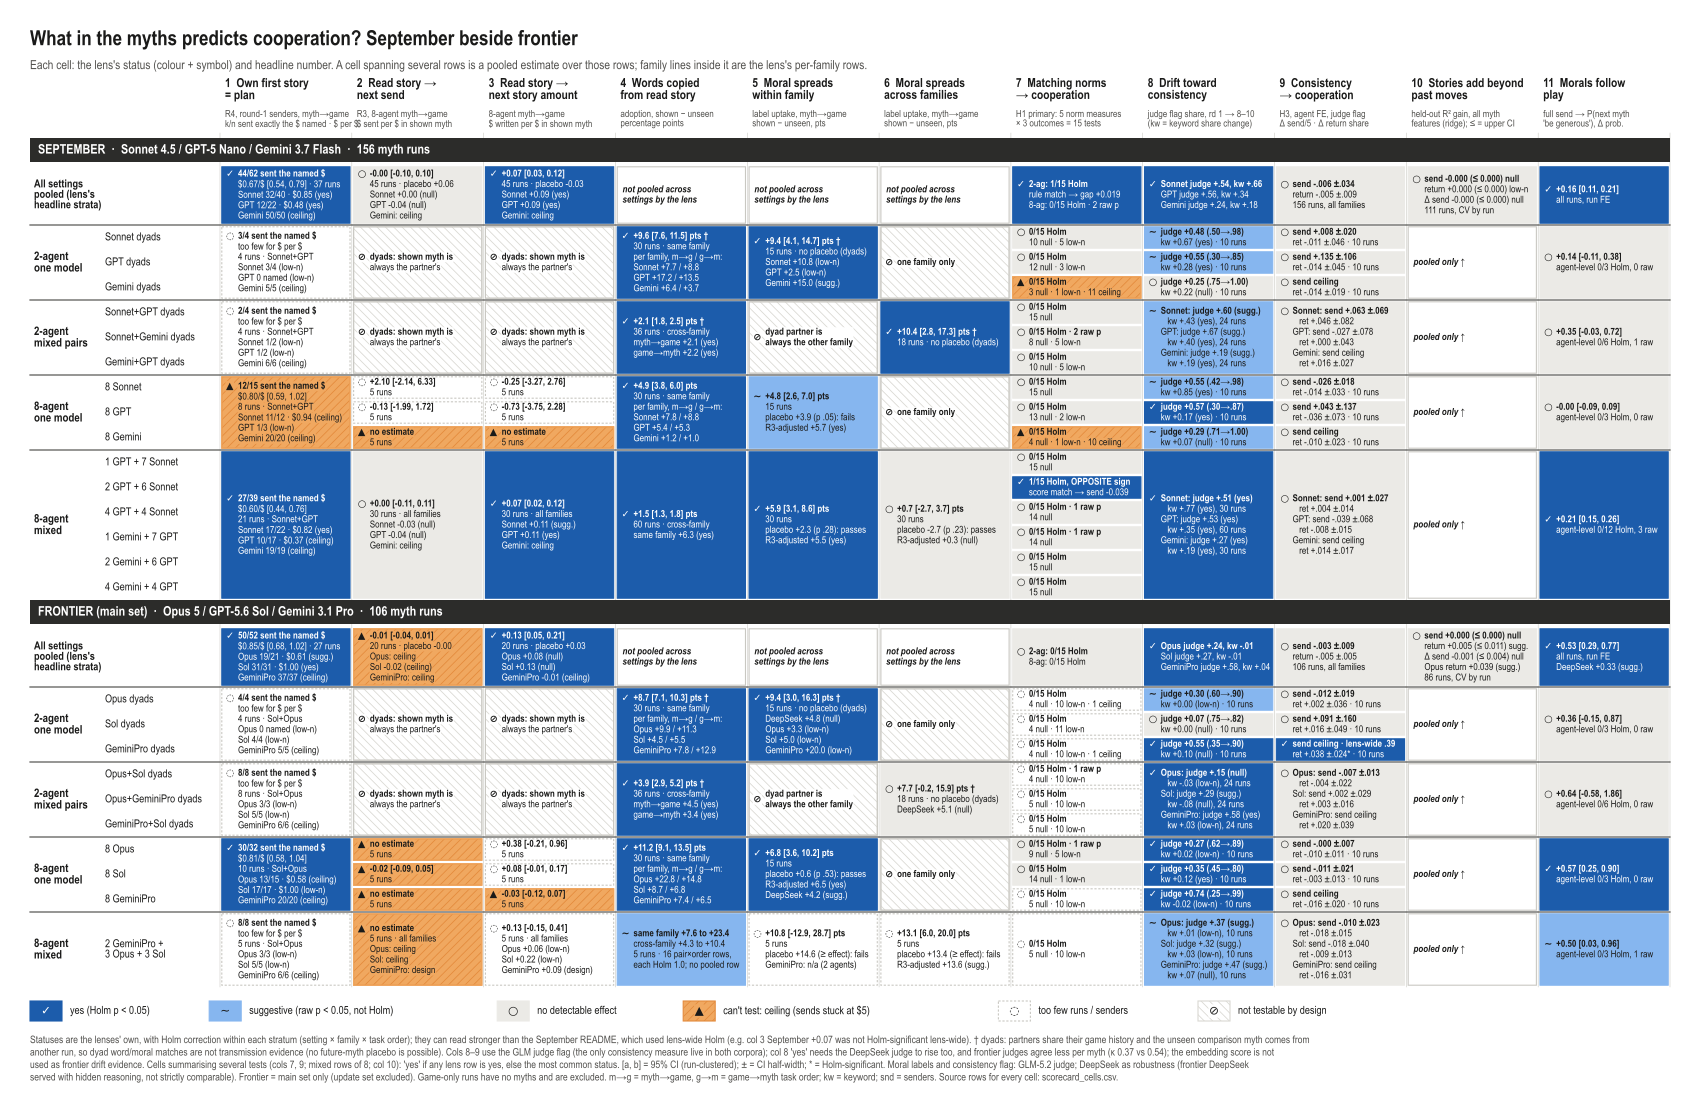

Generate this figure with Python:
#!/usr/bin/env python3
"""One-page scorecard: September beside frontier, every myth finding per simulation x population.

Reads the five lens tables (../{spread,plan,alignment,consistency,search}/scorecard_rows.csv, plus
../plan/r4_exact.csv) and never recomputes a statistic. Each cell takes the lens's own status; cells
that summarise several lens rows follow the rule written in `rule` of scorecard_cells.csv.

Writes scorecard_cells.csv, scorecard.png and scorecard.pdf next to this file.
Source-row ids in the CSV are 0-based data-row positions in the named lens's scorecard_rows.csv.
"""
import re
from pathlib import Path

import matplotlib

matplotlib.use("Agg")
import matplotlib.pyplot as plt  # noqa: E402
import numpy as np  # noqa: E402
import pandas as pd  # noqa: E402
from matplotlib.patches import Rectangle  # noqa: E402

HERE = Path(__file__).resolve().parent
BASE = HERE.parent
L = {k: pd.read_csv(BASE / k / "scorecard_rows.csv") for k in ["spread", "plan", "alignment", "consistency", "search"]}
R4X = pd.read_csv(BASE / "plan" / "r4_exact.csv")

FAM = {"september": ["Sonnet", "GPT", "Gemini"], "frontier": ["Opus", "Sol", "GeminiPro"]}
CEILFAM = {"september": "Gemini", "frontier": "GeminiPro"}
VARY = {"september": "Sonnet+GPT", "frontier": "Sol+Opus"}

# ---------------------------------------------------------------- statuses
YES, SUG, ND = "yes", "suggestive", "no detectable effect"
CEIL, DES, UP = "not estimable: ceiling", "not testable by design", "underpowered"
GLYPH = {YES: "✓", SUG: "~", ND: "○", CEIL: "▲", DES: "⊘", UP: "◌", None: ""}
FILL = {YES: "#1c5cab", SUG: "#86b6ef", ND: "#ebeae6", CEIL: "#f0a860", DES: "#ffffff", UP: "#ffffff", None: "#ffffff"}
HATCH = {CEIL: "////", DES: "\\\\\\\\"}
INK = {YES: "#ffffff"}
LEGEND = [(YES, "yes (Holm p < 0.05)"), (SUG, "suggestive (raw p < 0.05, not Holm)"), (ND, "no detectable effect"),
          (CEIL, "can't test: ceiling (sends stuck at $5)"), (UP, "too few runs / senders"),
          (DES, "not testable by design")]
# tie-break when summarising several lens rows: the less-evidential status wins
TIE = [ND, UP, CEIL, DES, SUG]


def summarise(statuses):
    """'yes' if any lens row is 'yes'; otherwise the most common status (ties -> less evidence)."""
    s = [x for x in statuses if isinstance(x, str)]
    if not s:
        return None
    if YES in s:
        return YES
    counts = pd.Series(s).value_counts()
    top = counts[counts == counts.max()].index.tolist()
    return sorted(top, key=lambda x: TIE.index(x) if x in TIE else 99)[0]


def conservative(a, b):
    order = [DES, CEIL, UP, ND, SUG, YES]
    return a if order.index(a) <= order.index(b) else b


# ---------------------------------------------------------------- lens access
def q(lens, finding=None, regex=None, **kw):
    d = L[lens]
    m = pd.Series(True, index=d.index)
    if finding is not None:
        m &= d.finding.eq(finding)
    if regex is not None:
        m &= d.finding.str.contains(regex, regex=True)
    for k, v in kw.items():
        m &= d[k].eq(v)
    return d[m]


def one(lens, finding=None, regex=None, **kw):
    r = q(lens, finding, regex, **kw)
    assert len(r) == 1, (lens, finding, regex, kw, len(r))
    return r.iloc[0]


def ok(x):
    return x == x and x is not None


def pm(r, dec=2, unit=""):
    """'+0.60 [0.44, 0.76]' from a lens row."""
    if not ok(r.effect):
        return "no estimate"
    s = f"{r.effect:+.{dec}f}{unit}"
    if ok(r.ci_low):
        s += f" [{r.ci_low:.{dec}f}, {r.ci_high:.{dec}f}]"
    return s


def hw(r, dec=3):
    """'+0.003 ±0.019' (CI half-width) from a lens row."""
    if not ok(r.effect):
        return "–"
    s = f"{r.effect:+.{dec}f}".replace("0.", ".")
    if ok(r.ci_low):
        s += f" ±{(r.ci_high - r.ci_low) / 2:.{dec}f}".replace("0.", ".")
    return s


def nr(r):
    return f"{int(r.n_runs)} runs" if ok(r.n_runs) else ""


def short(st):
    return {YES: "yes", SUG: "sugg.", ND: "null", CEIL: "ceiling", DES: "design", UP: "low-n"}.get(st, st)


class Cell:
    def __init__(self, status, lines, src, measure, rule="lens status as assigned", flags="", main=None):
        self.status, self.lines, self.src, self.measure, self.rule, self.flags = status, lines, src, measure, rule, flags
        self.main = main  # the lens row that carries effect / CI / n_runs into the CSV


def src(lens, rows):
    rows = rows if isinstance(rows, pd.DataFrame) else pd.DataFrame([rows])
    return [(lens, int(i)) for i in rows.index]


def blank(text, why):
    return Cell(None, [text], [], "", why)


def design(text, why):
    return Cell(DES, [text], [], "", why, flags="status assigned from the design; no lens row")


# ---------------------------------------------------------------- rows
GROUPS = [
    ("september", "S2H", "2-agent\none model", "2-agent homogeneous", ["Sonnet dyads", "GPT dyads", "Gemini dyads"]),
    ("september", "S2M", "2-agent\nmixed pairs", "2-agent mixed", ["Sonnet+GPT dyads", "Sonnet+Gemini dyads", "Gemini+GPT dyads"]),
    ("september", "S8H", "8-agent\none model", "8-agent homogeneous", ["8 Sonnet", "8 GPT", "8 Gemini"]),
    ("september", "S8M", "8-agent\nmixed", "8-agent mixed", ["1 GPT + 7 Sonnet", "2 GPT + 6 Sonnet", "4 GPT + 4 Sonnet",
                                                            "1 Gemini + 7 GPT", "2 Gemini + 6 GPT", "4 Gemini + 4 GPT"]),
    ("frontier", "F2H", "2-agent\none model", "2-agent homogeneous", ["Opus dyads", "Sol dyads", "GeminiPro dyads"]),
    ("frontier", "F2M", "2-agent\nmixed pairs", "2-agent mixed", ["Opus+Sol dyads", "Opus+GeminiPro dyads", "GeminiPro+Sol dyads"]),
    ("frontier", "F8H", "8-agent\none model", "8-agent homogeneous", ["8 Opus", "8 Sol", "8 GeminiPro"]),
    ("frontier", "F8M", "8-agent\nmixed", "8-agent mixed", ["2 GeminiPro + 3 Opus + 3 Sol"]),
]
ROWLABEL = {"2 GeminiPro + 3 Opus + 3 Sol": "2 GeminiPro +\n3 Opus + 3 Sol"}
TALL = {"2 GeminiPro + 3 Opus + 3 Sol": 3.0}  # row height in units of a normal row

COLS = [
    ("Own first story\n= plan", "R4, round-1 senders, myth→game\nk/n sent exactly the $ named · $ per $"),
    ("Read story →\nnext send", "R3, 8-agent myth→game\n$ sent per $ in shown myth"),
    ("Read story →\nnext story amount", "8-agent myth→game\n$ written per $ in shown myth"),
    ("Words copied\nfrom read story", "adoption, shown − unseen\npercentage points"),
    ("Moral spreads\nwithin family", "label uptake, myth→game\nshown − unseen, pts"),
    ("Moral spreads\nacross families", "label uptake, myth→game\nshown − unseen, pts"),
    ("Matching norms\n→ cooperation", "H1 primary: 5 norm measures\n× 3 outcomes = 15 tests"),
    ("Drift toward\nconsistency", "judge flag share, rd 1 → 8–10\n(kw = keyword share change)"),
    ("Consistency\n→ cooperation", "H3, agent FE, judge flag\nΔ send/5 · Δ return share"),
    ("Stories add beyond\npast moves", "held-out R² gain, all myth\nfeatures (ridge); ≤ = upper CI"),
    ("Morals follow\nplay", "full send → P(next myth\n'be generous'), Δ prob."),
]


# ---------------------------------------------------------------- column builders
R4RAW = pd.read_csv(BASE / "plan" / "r4.csv")
R4RAW = R4RAW[R4RAW.measure == "named amount only ($/$)"]


def r4raw(ds, size, fam, population=None):
    m = (R4RAW.dataset == ds) & (R4RAW.setting == size) & (R4RAW.family == fam)
    if population:
        m &= R4RAW.population == population
    x = R4RAW[m]
    assert len(x) == 1, (ds, size, fam, population, len(x))
    return x.iloc[0]


def exact_txt(x):
    """'12/15 exact' from a plan r4.csv row (exact_match share × senders naming an amount)."""
    if not x.n:
        return "0 named"
    return f"{int(round(x.exact_match * x.n))}/{int(x.n)}"


def dpd(x):
    return f"${x.coef:.2f}/$ [{x.ci_low:.2f}, {x.ci_high:.2f}]" if ok(x.coef) else "too few for $ per $"


def c1_group(ds, g, setting):
    # Lead decision 2026-09-30: lead with raw-unit exact-match counts and $ per $ (plan r4.csv), which hold
    # under any significance rule; status stays the plan lens's.
    size = setting.split("-")[0] + "-agent"
    r = one("plan", "R4 own round-1 myth → round-1 send, named amount only ($/$)", dataset=ds, setting=size,
            population=setting, family=VARY[ds])
    x = r4raw(ds, size, VARY[ds], setting)
    lines = [f"{exact_txt(x)} sent the named $", dpd(x),
             f"{int(x.n_runs) if ok(x.n_runs) else 0} runs · {VARY[ds]}"]
    for f in FAM[ds]:
        xf = r4raw(ds, size, f, setting)
        rf = one("plan", r.finding, dataset=ds, setting=size, population=setting, family=f)
        e = f" · ${xf.coef:.2f}" if ok(xf.coef) else ""
        lines.append(f"{f} {exact_txt(xf)}{e} ({short(rf.status)})")
    return Cell(r.status, lines, src("plan", r), f"named-amount senders, pooled over {VARY[ds]} (plan r4.csv)",
                "lens pooled stratum (setting); families listed", main=r)


def c1_pooled(ds):
    fin = "R4 own round-1 myth → round-1 send, named amount only ($/$)"
    r = one("plan", fin, dataset=ds, setting="2+8-agent", family=VARY[ds])
    x = r4raw(ds, "2+8-agent", VARY[ds])
    lines = [f"{exact_txt(x)} sent the named $", f"{dpd(x)} · {int(x.n_runs)} runs"]
    rows = [r]
    flags = ""
    for f in FAM[ds]:
        rf = one("plan", fin, dataset=ds, setting="2+8-agent", family=f)
        xf = r4raw(ds, "2+8-agent", f)
        st = rf.status
        srch = one("search", "$ sent per $ stated in own round-1 myth", dataset=ds, family=f)
        if srch.status != rf.status:
            # search lens's 'yes' rule was set after seeing results; lead ruled Holm on the wild-cluster p,
            # which makes the frontier Opus search row 'suggestive' -> agrees with plan
            flags = (f"{f}: plan '{rf.status}', search '{srch.status}' under its own rule; lead ruled the stricter "
                     f"rule (Holm on wild-cluster p) -> suggestive, agreeing with plan; '{conservative(rf.status, srch.status)}' shown")
            st = conservative(rf.status, srch.status)
            rows.append(srch)
        e = f" · ${xf.coef:.2f}" if ok(xf.coef) else ""
        lines.append(f"{f} {exact_txt(xf)}{e} ({short(st)})")
        rows.append(rf)
    return Cell(r.status, lines, sum([src("search" if "stated in own" in x.finding else "plan", x) for x in rows], []),
                f"named-amount senders, 2+8-agent pooled over {VARY[ds]} (plan r4.csv)",
                "lens pooled stratum (all settings)", flags, main=r)


def h2(ds, g, setting, pops, which):
    fin = f"H2 shown myth stated amount → reader's next {which} ($/$)"
    if setting.startswith("2-agent"):
        rows = q("plan", fin, dataset=ds, setting="2-agent")
        assert set(rows.status) == {DES}, rows.status
        return Cell(DES, ["dyads: shown myth is", "always the partner's"], src("plan", rows), f"reader's next {which}",
                    "lens rows (per family) all 'not testable by design'"), rows
    if setting == "8-agent mixed":
        pop = "8-agent mixed" if ds == "september" else "2 GeminiPro + 3 Opus + 3 Sol"
        r = one("plan", fin, dataset=ds, setting="8-agent", population=pop, family="all")
        lines = [pm(r) if ok(r.effect) else "no estimate", f"{nr(r)} · all families"]
        for f in FAM[ds]:
            rf = one("plan", fin, dataset=ds, setting="8-agent", population=pop, family=f)
            lines.append(f"{f} {rf.effect:+.2f} ({short(rf.status)})" if ok(rf.effect) else f"{f}: {short(rf.status)}")
        return Cell(r.status, lines, src("plan", r), f"reader's next {which}, all families",
                    "lens pooled stratum (all mixed populations)", main=r), None
    return None, None


SEARCH_R3 = "shown myth rule_send_amount (per SD, minus unseen placebo) -> round-r send"


def cross_r3(cell, ds, setting, **kw):
    """Compare the plan lens's H2 send status with the search lens's R3 stated-amount row for the same stratum."""
    x = q("search", SEARCH_R3, dataset=ds, setting=setting, **kw)
    if len(x) != 1:
        return cell
    x = x.iloc[0]
    cell.src += src("search", x)
    if x.status != cell.status:
        new = conservative(cell.status, x.status)
        cell.flags = (cell.flags + "; " if cell.flags else "") + (
            f"plan H2 '{cell.status}' vs search R3 rule_send_amount '{x.status}' ({x.effect:+.3f} per SD); "
            f"conservative '{new}' shown")
        cell.status = new
    return cell


def h2_row(ds, pop, which):
    fin = f"H2 shown myth stated amount → reader's next {which} ($/$)"
    r = one("plan", fin, dataset=ds, setting="8-agent", population=pop)
    cell = Cell(r.status, [pm(r) if ok(r.effect) else "no estimate", nr(r)], src("plan", r), f"reader's next {which}", main=r)
    if which == "send":
        cell = cross_r3(cell, ds, "8-agent homogeneous; 8-agent myth_game rounds>=2 (R3)", population=pop)
    return cell


def h2_pooled(ds, which):
    fin = f"H2 shown myth stated amount → reader's next {which} ($/$)"
    r = one("plan", fin, dataset=ds, setting="8-agent", population="8-agent myth→game (homog + mixed)", family="all")
    pl = one("plan", fin + " [unseen placebo]", dataset=ds, setting="8-agent",
             population="8-agent myth→game (homog + mixed)", family="all")
    lines = [pm(r) if ok(r.effect) else "no estimate", f"{nr(r)} · placebo {pl.effect:+.2f}" if ok(pl.effect)
             else nr(r)]
    for f in FAM[ds]:
        rf = one("plan", fin, dataset=ds, setting="8-agent", population="8-agent myth→game (homog + mixed)", family=f)
        lines.append(f"{f} {rf.effect:+.2f} ({short(rf.status)})" if ok(rf.effect) else f"{f}: {short(rf.status)}")
    cell = Cell(r.status, lines, src("plan", r) + src("plan", pl), f"reader's next {which}, 8-agent homog+mixed",
                "lens pooled stratum (8-agent myth→game)", main=r)
    if which == "send":
        cell = cross_r3(cell, ds, "all; 8-agent myth_game rounds>=2 (R3)", family="pooled")
    return cell


def fam_pair(ds, setting, pop, fin_tmpl, a, b):
    out = []
    for o in ["myth→game", "game→myth"]:
        r = q("spread", fin_tmpl.format(a=a, b=b, o=o), dataset=ds, setting=setting, population=pop)
        out.append(r.iloc[0] if len(r) else None)
    return out


def c4_group(ds, g, setting, pops):
    sc = "same family" if "homogeneous" in setting else "other family"
    pop_all = f"all {setting} runs"
    r = q("spread", f"word adoption shown − unseen, {sc} [both orders]", dataset=ds, setting=setting, population=pop_all)
    if len(r):
        r = r.iloc[0]
        lines = [f"{pm(r, 1)} pts", f"{nr(r)} · {'cross-family' if sc == 'other family' else 'same family'}"]
        if "homogeneous" in setting:
            lines.append("per family, m→g / g→m:")
        srcs = src("spread", r)
        if "homogeneous" in setting:
            for p in pops:
                f = p.split()[-1] if p.startswith("8 ") else p.split()[0]
                mg, gm = fam_pair(ds, setting, p, "word adoption shown − unseen, {a} shown {b} [{o}]", f, f)
                lines.append(f"{f} {mg.effect:+.1f} / {gm.effect:+.1f}")
                srcs += src("spread", mg) + src("spread", gm)
        elif setting == "8-agent mixed":
            s = one("spread", "word adoption shown − unseen, same family [both orders]", dataset=ds, setting=setting,
                    population=pop_all)
            lines.append(f"same family {s.effect:+.1f} ({short(s.status)})")
            srcs += src("spread", s)
        else:
            for o in ["myth→game", "game→myth"]:
                ro = one("spread", f"word adoption shown − unseen, other family [{o}]", dataset=ds, setting=setting,
                         population=pop_all)
                lines.append(f"{o} {ro.effect:+.1f} ({short(ro.status)})")
                srcs += src("spread", ro)
        if setting.startswith("2-agent"):
            lines[0] += " †"
        return Cell(r.status, lines, srcs, f"word adoption, {sc}, both orders", "lens pooled stratum (setting)",
                    "dyads: shared game history, unseen comparison from another run (not transmission evidence)"
                    if setting.startswith("2-agent") else "", main=r)
    # frontier 8-agent mixed: the lens gives only per reader->author pair rows
    rows = q("spread", regex=r"^word adoption shown − unseen, \w+ shown \w+ \[", dataset=ds, setting=setting)
    pair = rows.finding.str.extract(r", (\w+) shown (\w+) \[")
    same = rows[pair[0] == pair[1]]
    cross = rows.drop(same.index)
    lines = [f"same family {same.effect.min():+.1f} to {same.effect.max():+.1f}",
             f"cross-family {cross.effect.min():+.1f} to {cross.effect.max():+.1f}",
             f"{int(rows.n_runs.max())} runs · {len(rows)} pair×order rows,", "each Holm 1.0; no pooled row"]
    return Cell(summarise(rows.status), lines, src("spread", rows), "word adoption, per reader/author pair",
                "summary of per-pair rows: yes if any yes, else most common status", main=None), None


def c5_group(ds, g, setting, pops):
    pop_all = f"all {setting} runs"
    if setting == "2-agent mixed":
        return design("dyad partner is\nalways the other family", "no same-family reading in mixed dyads")
    if ds == "frontier" and setting == "8-agent mixed":
        return None
    r = one("spread", "moral label uptake shown − unseen, same family [myth→game]", dataset=ds, setting=setting,
            population=pop_all)
    lines = [f"{pm(r, 1)} pts" + (" †" if setting.startswith("2-agent") else ""),
             nr(r) + (" · no placebo (dyads)" if setting.startswith("2-agent") else "")]
    srcs = src("spread", r)
    flags = "dyads: shared game history, no future-myth placebo" if setting.startswith("2-agent") else ""
    pl = q("spread", "PLACEBO future myth − unseen, same family [myth→game]", dataset=ds, setting=setting,
           population=pop_all)
    if len(pl):
        pl = pl.iloc[0]
        fail = pl.p < 0.05 or pl.effect >= r.effect
        lines.append(placebo_text(pl, r))
        srcs += src("spread", pl)
        if fail:
            flags = "future-myth placebo p < 0.05 or >= the effect"
            if r.status == YES:
                # lead decision 2026-09-30: a failed future-myth placebo caps a spread 'yes' at 'suggestive'
                lens_status = r.status
                r = r.copy()
                r["status"] = SUG
                flags += f"; lens status '{lens_status}' downgraded to 'suggestive' (lead decision)"
    r3 = q("spread", "moral label uptake, R3-adjusted (author ≠ current partner, t−1 pair game controlled), same family [myth→game]",
           dataset=ds, setting=setting, population=pop_all)
    if len(r3):
        lines.append(f"R3-adjusted {r3.iloc[0].effect:+.1f} ({short(r3.iloc[0].status)})")
        srcs += src("spread", r3)
    rb = q("spread", "ROBUSTNESS (DeepSeek labels) moral label uptake shown − unseen, same family [myth→game]",
           dataset=ds, setting=setting, population=pop_all)
    if len(rb):
        lines.append(f"DeepSeek {rb.iloc[0].effect:+.1f} ({short(rb.iloc[0].status)})")
        srcs += src("spread", rb)
    if "homogeneous" in setting and setting.startswith("2"):
        for p in pops:
            f = p.split()[0]
            rf = one("spread", f"moral label uptake shown − unseen, {f} shown {f} [myth→game]", dataset=ds,
                     setting=setting, population=p)
            lines.append(f"{f} {rf.effect:+.1f} ({short(rf.status)})")
            srcs += src("spread", rf)
    return Cell(r.status, lines, srcs, "moral label uptake, same family, myth→game, shown − unseen",
                "lens pooled stratum (setting)", flags, main=r)


def placebo_text(pl, r):
    fail = pl.p < 0.05 or pl.effect >= r.effect
    why = "≥ effect" if pl.effect >= r.effect else f"p {pl.p:.2f}".replace("0.", ".")
    return f"placebo {pl.effect:+.1f} ({why}): {'fails' if fail else 'passes'}"


def c5_frontier_mix():
    fin = "moral label uptake shown − unseen, same family [myth→game]"
    r = one("spread", fin, dataset="frontier", setting="8-agent mixed", population="2 GeminiPro + 3 Opus + 3 Sol")
    pl = one("spread", "PLACEBO future myth − unseen, same family [myth→game]", dataset="frontier",
             setting="8-agent mixed", population="2 GeminiPro + 3 Opus + 3 Sol")
    lines = [f"{pm(r, 1)} pts", nr(r), placebo_text(pl, r), "GeminiPro: n/a (2 agents)"]
    return Cell(r.status, lines, src("spread", r) + src("spread", pl), "moral label uptake, same family, myth→game",
                flags="future-myth placebo >= effect" if pl.effect >= r.effect else "", main=r)


def c6_group(ds, g, setting):
    if "homogeneous" in setting:
        return design("one family only", "homogeneous rows have no other family")
    pop = f"all {setting} runs" if not (ds == "frontier" and setting == "8-agent mixed") else "2 GeminiPro + 3 Opus + 3 Sol"
    r = one("spread", "moral label uptake shown − unseen, other family [myth→game]", dataset=ds, setting=setting,
            population=pop)
    dy = setting.startswith("2-agent")
    lines = [f"{pm(r, 1)} pts" + (" †" if dy else ""), nr(r) + (" · no placebo (dyads)" if dy else "")]
    srcs = src("spread", r)
    for fin, lab in [("PLACEBO future myth − unseen, other family [myth→game]", "placebo"),
                     ("moral label uptake, R3-adjusted (author ≠ current partner, t−1 pair game controlled), other family [myth→game]", "R3-adjusted"),
                     ("ROBUSTNESS (DeepSeek labels) moral label uptake shown − unseen, other family [myth→game]", "DeepSeek")]:
        x = q("spread", fin, dataset=ds, setting=setting, population=pop)
        if len(x):
            x = x.iloc[0]
            lines.append(placebo_text(x, r) if lab == "placebo" else f"{lab} {x.effect:+.1f} ({short(x.status)})")
            srcs += src("spread", x)
    rule = "lens pooled stratum (setting)" if pop.startswith("all") else "lens population row"
    return Cell(r.status, lines, srcs, "moral label uptake, other family, myth→game, shown − unseen", rule,
                "dyads: shared game history, no future-myth placebo" if dy else "", main=r)


def c7_rows(ds, setting, pop):
    rows = q("alignment", regex=r"^H1 primary", dataset=ds, setting=setting, population=pop)
    assert len(rows) == 15, (ds, setting, pop, len(rows))
    return rows


MEAS = {"same_label": "label", "moral_cos": "moral cos", "rule_index": "rule",
        "give_align": "score", "myth_cos": "myth cos"}
OUTC = {"send fraction": "send", "return proportion": "return", "giving gap": "gap"}


def c7_cell(rows, label=""):
    st = summarise(rows.status)
    n = rows.status.value_counts()
    nyes, nsug = int(n.get(YES, 0)), int(n.get(SUG, 0))
    flags = ""
    if nyes:
        y = rows[rows.status == YES].iloc[0]
        meas = MEAS[y.finding.split(": ")[1].split(" alignment")[0]]
        out = OUTC[y.finding.split("-> ")[1].split(" (")[0]]
        opp = y.effect < 0
        lines = [f"{nyes}/15 Holm{', OPPOSITE sign' if opp else ''}", f"{meas} match → {out} {y.effect:+.3f}"]
        if opp:
            flags = "the only Holm 'yes' has the opposite sign to H1 (misaligned pairs cooperate more)"
    else:
        lines = [f"0/15 Holm · {nsug} raw p" if nsug else "0/15 Holm"]
        rest = [f"{int(n.get(s, 0))} {short(s)}" for s in [ND, UP, CEIL] if n.get(s, 0)]
        lines.append(" · ".join(rest))
    return Cell(st, [label + lines[0]] + lines[1:], src("alignment", rows), "15 H1 primary tests",
                "summary: yes if any lens row yes, else most common status (ties -> less evidence)", flags,
                main=rows[rows.status == YES].iloc[0] if nyes else None)


def cons_pop(ds, setting, fam):
    if "homogeneous" in setting:
        return f"{fam} dyads" if setting.startswith("2") else f"8 {fam}"
    if setting == "2-agent mixed":
        return f"mixed dyads, {fam} members"
    return "2 GeminiPro + 3 Opus + 3 Sol" if ds == "frontier" else f"8-agent mixed populations, {fam} members"


DRIFT_J = "drift: GLM judge flag round 1 -> rounds 8-10 (task orders pooled)"
DRIFT_K = "drift: keyword round 1 -> rounds 8-10 (task orders pooled)"


def c8_fam(ds, setting, fam, pop=None, lead=True):
    pop = pop or cons_pop(ds, setting, fam)
    j = one("consistency", DRIFT_J, dataset=ds, setting=setting, population=pop, family=fam)
    k = one("consistency", DRIFT_K, dataset=ds, setting=setting, population=pop, family=fam)
    m = re.search(r"round 1 ([\d.]+) .*?-> rounds 8-10 ([\d.]+)", j.note)
    frm = f"{float(m.group(1)):.2f}→{float(m.group(2)):.2f}".replace("0.", ".") if m else ""
    if lead:
        lines = [f"judge {j.effect:+.2f} ({frm})", f"kw {k.effect:+.2f} ({short(k.status)}) · {nr(j)}"]
    else:
        lines = [f"{fam}: judge {j.effect:+.2f} ({short(j.status)})".replace("0.", "."),
                 f"   kw {k.effect:+.2f} ({short(k.status)}), {nr(j)}".replace("0.", ".")]
    return j, k, lines


def c8_cell(ds, setting, fams, pop=None):
    if len(fams) == 1:
        j, k, lines = c8_fam(ds, setting, fams[0], pop)
        return Cell(j.status, lines, src("consistency", j) + src("consistency", k), "GLM judge flag (keyword in text)",
                    "lens status of the judge-flag row ('yes' needs both judges)", main=j)
    js, lines, srcs = [], [], []
    for f in fams:
        j, k, ln = c8_fam(ds, setting, f, pop, lead=False)
        js.append(j)
        lines += ln
        srcs += src("consistency", j) + src("consistency", k)
    return Cell(summarise([j.status for j in js]), lines, srcs, "GLM judge flag per family (keyword in text)",
                "summary over families: yes if any yes, else most common", main=None)


R2S = "R2 own consistency -> send level (agent FE, lagged coop): GLM judge flag"
R2R = "R2 own consistency -> return proportion (agent FE, lagged coop): GLM judge flag"


def c9_fam(ds, setting, fam, pop=None, lead=True):
    pop = pop or cons_pop(ds, setting, fam)
    s = one("consistency", R2S, dataset=ds, setting=setting, population=pop, family=fam)
    r = one("consistency", R2R, dataset=ds, setting=setting, population=pop, family=fam)

    def part(x):
        return "ceiling" if x.status == CEIL and not ok(x.effect) else hw(x) + ("*" if x.status == YES else "")
    lw = f" · lens-wide {r.holm_p_lens:.2f}".replace("0.", ".") if r.status == YES else ""
    ln = [f"send {part(s)}{lw}", f"ret {part(r)} · {nr(r)}"]
    if not lead:
        ln = [f"{fam}: send {part(s)}", f"   ret {part(r)}"]
    flags = []
    for x in (s, r):
        if x.status == YES:
            flags.append(f"{x.finding.split('-> ')[1].split(' (')[0]} {fam} yes (holm_p {x.holm_p:.3f}; "
                         f"lens-wide Holm {x.holm_p_lens:.3f})")
        if x.status == CEIL and ok(x.effect):
            flags.append(f"{fam} {x.finding.split('-> ')[1].split(' (')[0]}: effect shown but lens status ceiling")
    return [s, r], ln, flags


def c9_cell(ds, setting, fams, pop=None):
    rows, lines, flags = [], [], []
    for f in fams:
        rr, ln, fl = c9_fam(ds, setting, f, pop, lead=len(fams) == 1)
        rows += rr
        lines += ln
        flags += fl
    return Cell(summarise([r.status for r in rows]), lines, sum([src("consistency", r) for r in rows], []),
                "GLM judge flag → send level and return share (agent FE)",
                "summary over send + return (and families): yes if any yes, else most common (ties -> less evidence)",
                "; ".join(flags), main=None)


REV = "reverse (September pooled spec): send/5 → next myth 'be generous' [both orders]"
REVW = r"^reverse: \+0\.1 send/5 in a game → P\(next myth 'be generous'\) \[both orders\]$"


def c11_group(ds, setting):
    r = one("spread", REV, dataset=ds, setting=setting)
    w = q("spread", regex=REVW, dataset=ds, setting=setting)
    w = w[w.population != "all mixed dyads"]
    n = w.status.value_counts()
    lines = [f"{pm(r)}", f"agent-level {int(n.get(YES, 0))}/{len(w)} Holm, {int(n.get(SUG, 0))} raw"]
    return Cell(r.status, lines, src("spread", r) + src("spread", w), "September pooled spec (run FE), send/5",
                "lens pooled stratum (setting); within-agent family rows counted in text", main=r)


def c11_pooled(ds):
    r = one("spread", REV, dataset=ds, setting="all settings")
    lines = [pm(r), "all runs, run FE"]
    srcs = src("spread", r)
    rb = q("spread", "ROBUSTNESS (DeepSeek labels) reverse pooled: send/5 → next myth 'be generous' [both orders]",
           dataset=ds)
    if len(rb):
        lines.append(f"DeepSeek {rb.iloc[0].effect:+.2f} ({short(rb.iloc[0].status)})")
        srcs += src("spread", rb)
    return Cell(r.status, lines, srcs, "September pooled spec (run FE), send/5", "lens pooled stratum (all settings)",
                main=r)


def c10_pooled(ds):
    rows, lines = [], []
    for out, lab in [("round-r send", "send"), ("return share", "return"), ("change in send", "Δ send")]:
        r = one("search", f"all myth features add held-out R2 for {out} (raw, ridge)", dataset=ds,
                setting="all settings pooled, discovery split", family="pooled")
        rows.append(r)
        lines.append(f"{lab} {r.effect:+.3f} (≤ {r.ci_high:.3f}) {short(r.status)}")
    st = summarise([r.status for r in rows])
    fam = q("search", "all myth features add held-out R2 for return share (raw, ridge)", dataset=ds,
            setting="all settings pooled, discovery split")
    sug = fam[(fam.status == SUG) & (fam.family != "pooled")]
    for _, s in sug.iterrows():
        lines.append(f"{s.family} return {s.effect:+.3f} ({short(s.status)})")
    lines.append(f"{int(rows[0].n_runs)} runs, CV by run")
    return Cell(st, lines, src("search", pd.DataFrame(rows)) + src("search", sug), "raw ridge, pooled families",
                "summary over 3 outcomes: yes if any yes, else most common (ties -> less evidence)", main=None)


def c7_pooled(ds):
    lines, srcs, sts, flags = [], [], [], []
    for s, lab in [("2-agent (all, pooled)", "2-ag"), ("8-agent (all, pooled)", "8-ag")]:
        rows = q("alignment", regex=r"^H1 primary", dataset=ds, setting=s)
        c = c7_cell(rows)
        lines.append(f"{lab}: {c.lines[0]}")
        if YES in rows.status.values:
            lines.append(c.lines[1])
        srcs += c.src
        sts += list(rows.status)
        if c.flags:
            flags.append(c.flags)
    return Cell(summarise(sts), lines, srcs, "15 H1 primary tests per setting",
                "summary: yes if any lens row yes, else most common", "; ".join(flags))


def c8_pooled(ds):
    return c8_cell(ds, "all settings", FAM[ds], pop=None) if False else _c8_pooled(ds)


def _c8_pooled(ds):
    js, lines, srcs = [], [], []
    for f in FAM[ds]:
        j = one("consistency", DRIFT_J, dataset=ds, setting="all settings", family=f)
        k = one("consistency", DRIFT_K, dataset=ds, setting="all settings", family=f)
        js.append(j)
        lines.append(f"{f} judge {j.effect:+.2f}, kw {k.effect:+.2f}".replace("0.", "."))
        srcs += src("consistency", j) + src("consistency", k)
    return Cell(summarise([j.status for j in js]), lines, srcs, "GLM judge flag per family (keyword in text)",
                "summary over families: yes if any yes, else most common")


def c9_pooled(ds):
    s = one("consistency", R2S, dataset=ds, setting="all settings", family="all")
    r = one("consistency", R2R, dataset=ds, setting="all settings", family="all")
    return Cell(summarise([s.status, r.status]), [f"send {hw(s)}", f"return {hw(r)}", f"{nr(r)}, all families"],
                src("consistency", s) + src("consistency", r), "GLM judge flag, all families",
                "summary over send + return")


# ---------------------------------------------------------------- assemble the grid
def build():
    grid = {}  # (row_key, col) -> (Cell, span_rows)
    rows = []  # (dataset, group key, label, row_key, height)
    for ds in ["september", "frontier"]:
        rows.append((ds, "POOL", "", f"{ds}|POOL", 2.4))
        for gds, gk, glab, setting, pops in GROUPS:
            if gds != ds:
                continue
            for p in pops:
                rows.append((ds, gk, p, f"{ds}|{p}", TALL.get(p, 1.0)))
    # pooled rows
    for ds in ["september", "frontier"]:
        k = f"{ds}|POOL"
        grid[(k, 0)] = (c1_pooled(ds), 1)
        grid[(k, 1)] = (h2_pooled(ds, "send"), 1)
        grid[(k, 2)] = (h2_pooled(ds, "myth amount"), 1)
        for c in (3, 4, 5):
            grid[(k, c)] = (blank("not pooled across\nsettings by the lens", "no all-settings row"), 1)
        grid[(k, 6)] = (c7_pooled(ds), 1)
        grid[(k, 7)] = (c8_pooled(ds), 1)
        grid[(k, 8)] = (c9_pooled(ds), 1)
        grid[(k, 9)] = (c10_pooled(ds), 1)
        grid[(k, 10)] = (c11_pooled(ds), 1)
    for ds, gk, glab, setting, pops in GROUPS:
        keys = [f"{ds}|{p}" for p in pops]
        n = len(pops)
        top = keys[0]
        grid[(top, 0)] = (c1_group(ds, gk, setting), n)
        for c, which in [(1, "send"), (2, "myth amount")]:
            cell, _ = h2(ds, gk, setting, pops, which)
            if cell is not None:
                grid[(top, c)] = (cell, n)
            else:
                for p, k in zip(pops, keys):
                    grid[(k, c)] = (h2_row(ds, p, which), 1)
        c4 = c4_group(ds, gk, setting, pops)
        grid[(top, 3)] = (c4[0] if isinstance(c4, tuple) else c4, n)
        c5 = c5_group(ds, gk, setting, pops)
        grid[(top, 4)] = (c5 if c5 is not None else c5_frontier_mix(), n)
        grid[(top, 5)] = (c6_group(ds, gk, setting), n)
        for p, k in zip(pops, keys):
            grid[(k, 6)] = (c7_cell(c7_rows(ds, setting, p)), 1)
        if "homogeneous" in setting:
            for p, k in zip(pops, keys):
                f = p.split()[-1] if p.startswith("8 ") else p.split()[0]
                grid[(k, 7)] = (c8_cell(ds, setting, [f]), 1)
                grid[(k, 8)] = (c9_cell(ds, setting, [f]), 1)
        else:
            fams = [f for f in FAM[ds] if ds == "frontier" or setting == "2-agent mixed" or True]
            grid[(top, 7)] = (c8_cell(ds, setting, fams), n)
            fams9 = [f for f in fams if not (f == CEILFAM[ds] and False)]
            grid[(top, 8)] = (c9_cell(ds, setting, fams9), n)
        grid[(top, 9)] = (blank("pooled only ↑", "search lens computed held-out gain only over all settings"), n)
        grid[(top, 10)] = (c11_group(ds, setting), n)
    return rows, grid


# ---------------------------------------------------------------- CSV
def write_csv(rows, grid):
    out = []
    order = {r[3]: i for i, r in enumerate(rows)}
    for (k, c), (cell, span) in sorted(grid.items(), key=lambda x: (order[x[0][0]], x[0][1])):
        i = order[k]
        covered = [rows[j][2] or "all settings (pooled row)" for j in range(i, i + span)]
        m = cell.main
        out.append({
            "dataset": rows[i][0], "group": rows[i][1], "rows_covered": " | ".join(covered), "span_rows": span,
            "column": c + 1, "header": COLS[c][0].replace("\n", " "), "status": cell.status or "",
            "cell_text": " / ".join(cell.lines), "headline_measure": cell.measure, "rule": cell.rule,
            "effect": m.effect if m is not None else np.nan, "ci_low": m.ci_low if m is not None else np.nan,
            "ci_high": m.ci_high if m is not None else np.nan, "n_runs": m.n_runs if m is not None else np.nan,
            "headline_finding": m.finding if m is not None else "",
            "headline_key": (f"{m.dataset}|{m.setting}|{m.population}|{m.family}|{m.finding}" if m is not None else ""),
            "source": "; ".join(f"{lens}/scorecard_rows.csv#{ix}" for lens, ix in cell.src),
            "source_keys": " || ".join(
                f"{lens}: {L[lens].loc[ix, 'dataset']}|{L[lens].loc[ix, 'setting']}|{L[lens].loc[ix, 'population']}|"
                f"{L[lens].loc[ix, 'family']}|{L[lens].loc[ix, 'finding']}" for lens, ix in cell.src),
            "n_runs_max_over_sources": max([L[lens].loc[ix, "n_runs"] for lens, ix in cell.src
                                            if L[lens].loc[ix, "n_runs"] == L[lens].loc[ix, "n_runs"]], default=np.nan),
            "flags": cell.flags,
        })
    pd.DataFrame(out).to_csv(HERE / "scorecard_cells.csv", index=False)
    return pd.DataFrame(out)


# ---------------------------------------------------------------- render
def render(rows, grid):
    plt.rcParams["font.family"] = ["Arial Narrow", "DejaVu Sans"]
    plt.rcParams["hatch.linewidth"] = 0.6
    plt.rcParams["text.parse_math"] = False
    W, H = 17.0, 11.0
    fig = plt.figure(figsize=(W, H))
    ax = fig.add_axes([0, 0, 1, 1])
    ax.set_xlim(0, W)
    ax.set_ylim(H, 0)
    ax.axis("off")
    ink, ink2, grid_c = "#1a1a19", "#52514e", "#c9c8c2"

    x0, grp_w, pop_w = 0.3, 0.75, 1.15
    col_w = (W - 0.3 - x0 - grp_w - pop_w) / len(COLS)
    cx = [x0 + grp_w + pop_w + i * col_w for i in range(len(COLS))]
    y = 0.3
    ax.text(x0, y, "What in the myths predicts cooperation? September beside frontier", fontsize=15, weight="bold",
            va="top", color=ink)
    ax.text(x0, y + 0.3, "Each cell: the lens's status (colour + symbol) and headline number. A cell spanning several "
            "rows is a pooled estimate over those rows; family lines inside it are the lens's per-family rows.",
            fontsize=9, va="top", color=ink2)
    y = 0.78
    hdr_h = 0.6
    for i, (t, sub) in enumerate(COLS):
        ax.text(cx[i] + 0.05, y, f"{i + 1}  {t}", fontsize=9, weight="bold", va="top", color=ink, linespacing=1.05)
        ax.text(cx[i] + 0.05, y + 0.32, sub, fontsize=7, va="top", color=ink2, linespacing=1.05)
    y += hdr_h

    unit = 0.25
    band_h = 0.24
    ypos = {}
    cur_ds, cur_g = None, None
    gstart = {}
    for ds, gk, lab, key, h in rows:
        if ds != cur_ds:
            title = {"september": "SEPTEMBER  ·  Sonnet 4.5 / GPT-5 Nano / Gemini 3.7 Flash  ·  156 myth runs",
                     "frontier": "FRONTIER (main set)  ·  Opus 5 / GPT-5.6 Sol / Gemini 3.1 Pro  ·  106 myth runs"}[ds]
            ax.add_patch(Rectangle((x0, y), W - 0.3 - x0, band_h, color="#2c2c2a", lw=0))
            ax.text(x0 + 0.08, y + band_h / 2, title, fontsize=9.5, weight="bold", color="white", va="center")
            y += band_h + 0.03
            cur_ds = ds
        ypos[key] = (y, h * unit)
        if gk != cur_g:
            gstart[gk] = y
            cur_g = gk
        y += h * unit
    y_end = y

    # group labels and population labels
    for ds, gk, glab, setting, pops in GROUPS:
        top = ypos[f"{ds}|{pops[0]}"][0]
        bot = sum(ypos[f"{ds}|{pops[-1]}"])
        ax.text(x0 + 0.04, (top + bot) / 2, glab, fontsize=8.5, weight="bold", va="center", color=ink, linespacing=1.0)
        ax.plot([x0, W - 0.3], [top, top], color=ink2, lw=0.9)
        for p in pops:
            yy, hh = ypos[f"{ds}|{p}"]
            ax.text(x0 + grp_w, yy + hh / 2, ROWLABEL.get(p, p), fontsize=8, va="center", color=ink, linespacing=1.0)
    for ds in ["september", "frontier"]:
        yy, hh = ypos[f"{ds}|POOL"]
        ax.text(x0 + 0.04, yy + hh / 2, "All settings\npooled (lens's\nheadline strata)", fontsize=8, weight="bold",
                va="center", color=ink, linespacing=1.0)

    fs = 7.0
    line_h = fs * 1.08 / 72
    overflow = []
    fig.canvas.draw()
    rend = fig.canvas.get_renderer()
    order = [r[3] for r in rows]
    for (k, c), (cell, span) in grid.items():
        i = order.index(k)
        yy = ypos[k][0]
        hh = sum(ypos[order[j]][1] for j in range(i, i + span))
        pad = 0.018
        st = cell.status
        ax.add_patch(Rectangle((cx[c] + pad, yy + pad), col_w - 2 * pad, hh - 2 * pad, facecolor=FILL[st],
                               edgecolor=grid_c if st in (DES, UP, None) else FILL[st],
                               lw=0.8, ls=(0, (2, 1.5)) if st == UP else "-", hatch=HATCH.get(st),
                               zorder=1))
        if st in HATCH:
            ax.patches[-1].set_edgecolor("#d9d8d2" if st == DES else "#e38a3c")
            ax.add_patch(Rectangle((cx[c] + pad, yy + pad), col_w - 2 * pad, hh - 2 * pad, fill=False,
                                   edgecolor=grid_c if st == DES else FILL[st], lw=0.8, zorder=1.1))
        color = INK.get(st, ink)
        lines = list(cell.lines)
        glyph = GLYPH[st]
        nfit = int((hh - 0.02) / line_h)
        if len(lines) > nfit:
            overflow.append((k, c, f"{len(lines)} lines > {nfit}"))
            lines = lines[:nfit]
        ty = yy + hh / 2 - (len(lines) - 1) * line_h / 2
        bg = dict(boxstyle="square,pad=0.05", fc=FILL[st], ec="none") if st in HATCH else None
        if glyph:
            ax.text(cx[c] + 0.06, ty, glyph, fontsize=fs, va="center", color=color, family="DejaVu Sans",
                    weight="bold", zorder=3, bbox=bg)
        for li, t in enumerate(lines):
            txt = t
            tobj = ax.text(cx[c] + 0.07 + (0.11 if glyph else 0), ty + li * line_h, txt, fontsize=fs, va="center",
                           color=color,
                           weight="bold" if li == 0 else "normal", zorder=3, bbox=bg,
                           style="italic" if st is None else "normal")
            bb = tobj.get_window_extent(rend)
            if bb.x1 / fig.dpi > cx[c] + col_w - 0.03:
                overflow.append((k, c, t))
    # column rules
    for i in range(len(COLS) + 1):
        xx = x0 + grp_w + pop_w + i * col_w
        ax.plot([xx, xx], [0.78 + hdr_h - 0.05, y_end], color=grid_c, lw=0.4, zorder=0)

    # legend
    ly = y_end + 0.14
    lx = x0
    for st, lab in LEGEND:
        ax.add_patch(Rectangle((lx, ly), 0.32, 0.2, facecolor=FILL[st], hatch=HATCH.get(st),
                               edgecolor="#e38a3c" if st == CEIL else ("#d9d8d2" if st == DES else (grid_c if st == UP else FILL[st])),
                               ls=(0, (2, 1.5)) if st == UP else "-", lw=0.8))
        ax.text(lx + 0.16, ly + 0.1, GLYPH[st], fontsize=8.5, ha="center", va="center", color=INK.get(st, ink),
                family="DejaVu Sans",
                bbox=dict(boxstyle="square,pad=0.05", fc=FILL[st], ec="none") if st in HATCH else None)
        ax.text(lx + 0.4, ly + 0.1, lab, fontsize=8, va="center", color=ink)
        lx += 0.5 + 0.068 * len(lab)
    foot = (
        "Statuses are the lenses' own, with Holm correction within each stratum (setting × family × task order); they can read "
        "stronger than the September README, which used lens-wide Holm (e.g. col 3 September +0.07 was not Holm-significant lens-wide). "
        "† dyads: partners share their game history and the unseen comparison myth comes from another run, so dyad "
        "word/moral matches are not transmission evidence (no future-myth placebo is possible). "
        "Cols 8–9 use the GLM judge flag (the only consistency measure live in both corpora); col 8 'yes' needs the DeepSeek judge to rise "
        "too, and frontier judges agree less per myth (κ 0.37 vs 0.54); the embedding score is not used as frontier drift evidence. "
        "Cells summarising several tests (cols 7, 9; mixed rows of 8; col 10): 'yes' if any lens row is yes, else the most common status. "
        "[a, b] = 95% CI (run-clustered); ± = CI half-width; * = Holm-significant. "
        "Moral labels and consistency flag: GLM-5.2 judge; DeepSeek as robustness (frontier DeepSeek served with hidden reasoning, not strictly comparable). "
        "Frontier = main set only (update set excluded). Game-only runs have no myths and are excluded. "
        "m→g = myth→game, g→m = game→myth task order; kw = keyword; snd = senders. Source rows for every cell: scorecard_cells.csv."
    )
    import textwrap
    ax.text(x0, ly + 0.34, "\n".join(textwrap.wrap(foot, 330)), fontsize=7.5, va="top", color=ink2, linespacing=1.25)
    fig.savefig(HERE / "scorecard.png", dpi=200, facecolor="white")
    fig.savefig(HERE / "scorecard.pdf", facecolor="white")
    return overflow, ly


def _fmts(x):
    """Ways a number can be printed on the page."""
    out = set()
    for d in (0, 1, 2, 3):
        for sign in ("+", ""):
            t = f"{x:{sign}.{d}f}"
            out |= {t, t.replace("0.", "."), f"${t}"}
    return out


def verify():
    """Re-read every cell's source rows by source_keys; fail loudly if numbers on the page disagree with the lenses."""
    cells = pd.read_csv(HERE / "scorecard_cells.csv")
    n_checked, problems, omitted = 0, [], []
    for _, c in cells.iterrows():
        if not isinstance(c.source_keys, str):
            continue
        ids = [x.split("#") for x in c.source.split("; ")]
        for (lensfile, ix), key in zip(ids, c.source_keys.split(" || ")):
            lens, rest = key.split(": ", 1)
            ds, setting, pop, fam, finding = rest.split("|", 4)
            d = L[lens]
            m = d[(d.dataset == ds) & (d.setting == setting) & (d.population == pop) & (d.family == fam) &
                  (d.finding == finding)]
            if len(m) != 1 or int(m.index[0]) != int(ix):
                problems.append(f"{c.group} col {c.column}: key resolves to {list(m.index)} not #{ix}: {key}")
        if not isinstance(c.headline_finding, str) or not c.headline_finding:
            continue
        lens = next(k.split(": ", 1)[0] for k in c.source_keys.split(" || ")
                    if k.split(": ", 1)[1] == c.headline_key)
        ds, setting, pop, fam, finding = c.headline_key.split("|", 4)
        d = L[lens]
        r = d[(d.dataset == ds) & (d.setting == setting) & (d.population == pop) & (d.family == fam) &
              (d.finding == finding)]
        assert len(r) == 1, c.headline_key
        r = r.iloc[0]
        for col in ("effect", "ci_low", "ci_high", "n_runs"):
            a, b = c[col], r[col]
            if not ((a != a and b != b) or np.isclose(a, b)):
                problems.append(f"{c.group} col {c.column}: CSV {col} {a} != lens {b}")
        text = c.cell_text
        if r.effect == r.effect and not any(f in text for f in _fmts(r.effect)):
            problems.append(f"{c.group} col {c.column}: effect {r.effect:.4f} not printed in '{text}'")
        # CI bounds and run counts: when a CI is printed as [lo, hi] it must be this row's; otherwise note the omission
        ci = re.search(r"\[(-?[\d.]+), (-?[\d.]+)\]", text)
        if r.ci_low == r.ci_low:
            if ci and not (any(f == ci.group(1) for f in _fmts(r.ci_low)) and any(f == ci.group(2) for f in _fmts(r.ci_high))):
                problems.append(f"{c.group} col {c.column}: printed CI [{ci.group(1)}, {ci.group(2)}] != lens "
                                f"[{r.ci_low:.3f}, {r.ci_high:.3f}]")
            elif not ci and "±" not in text:
                omitted.append(f"{c.group} col {c.column}: CI not printed")
        runs = re.findall(r"(\d+) runs", text)
        if r.n_runs == r.n_runs:
            if runs and str(int(r.n_runs)) not in runs:
                problems.append(f"{c.group} col {c.column}: printed runs {runs} != lens {int(r.n_runs)}")
            elif not runs:
                omitted.append(f"{c.group} col {c.column}: n_runs not printed")
        n_checked += 1
    # column 1 counts come from plan r4.csv: check them against the lens's exact-match notes too
    for _, c in cells[cells.column == 1].iterrows():
        m = re.match(r"(\d+)/(\d+) sent the named", c.cell_text)
        if m and int(m.group(2)) == 0:
            problems.append(f"{c.group} col 1: zero named senders")
    print(f"verify: {len(cells)} cells, {n_checked} headline cells checked number-by-number, "
          f"{sum(isinstance(k, str) for k in cells.source_keys)} cells' source keys re-resolved")
    for o in omitted:
        print("verify note:", o)
    if problems:
        raise AssertionError("scorecard verification failed:\n" + "\n".join(problems))
    print("verify: OK — every printed headline effect, CI bound and run count matches its lens row")


if __name__ == "__main__":
    rows, grid = build()
    df = write_csv(rows, grid)
    ov, ly = render(rows, grid)
    print(f"{len(df)} cells; bottom of grid at {ly:.2f} in")
    for o in ov:
        print("OVERFLOW", o)
    verify()
